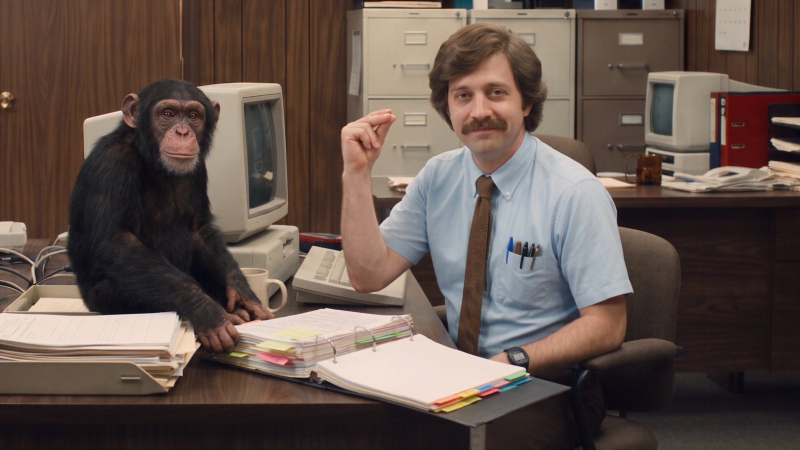
#> input picture library/packs/stills/collage-a.jpg, 1600 x 900 px, found by its file name (shown at 1/2 size)
$ python -i oss_previews.py   (imports and definitions only)
#> lines starting #> are read from the running program, lines starting #| are printed output that depends on the picture
"""Previews for the kit pieces made with open-source engines (kinds webfx, spring, physics, gltransition in
library/kit.json), without After Effects: each one is drawn by the same engine its MCP tool uses. Writes
library/gifs/kit-<kind>/<slug>.gif (240x135, 80 ms a frame, like tools/kit_gifs.py) and <slug>_md.png (480x270).

Usage: python tools/oss_previews.py [kind ...]   (default: all four; NAMES="a,b" limits it to some pieces)
"""
import io, json, math, os, pathlib, re, subprocess, sys, tempfile
from PIL import Image, ImageDraw, ImageFont

ROOT = pathlib.Path(__file__).resolve().parent.parent; sys.path.insert(0, str(ROOT / "tools"))
PINE, SEA, SPARK, CLOUD, MINT, CORAL, INK = "#0A211F", "#174A46", "#D8FF85", "#F7F9F2", "#9FD8C2", "#FF8A6B", "#04120F"
W, H, N = 960, 540, 30
STILLS = ROOT / "library/packs/stills"


def still(name, dim=.45, blur=0):
    """A tutorial still as the ground of an effect (the effects are After Effects assets: they sit over footage)."""
#> called with name = '../library/packs/stills/collage-a.jpg', dim = 0.45, blur = 0
    from PIL import ImageFilter
    from PIL import ImageOps; im = ImageOps.fit(Image.open(STILLS / name).convert("RGB"), (W, H), Image.LANCZOS)   # cropped, never stretched
#> after `im = ImageOps.fit(Image.open(STILLS / name).convert('RGB'), (W, H), Im`:
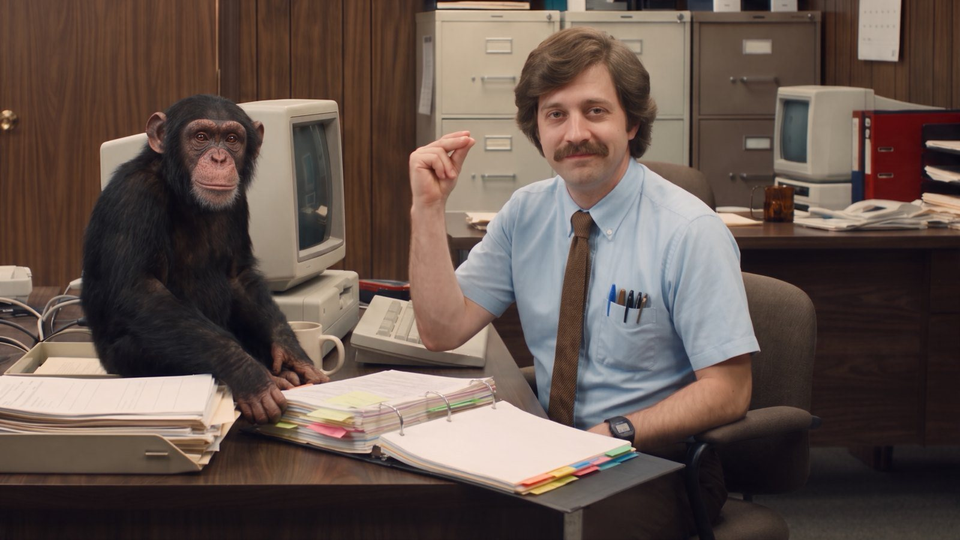
#> im: PIL image 960x540 RGB; mean R, G, B 99.7, 83.9, 76.7
    if blur: im = im.filter(ImageFilter.GaussianBlur(blur))
    return Image.blend(im, Image.new("RGB", (W, H), PINE), dim)
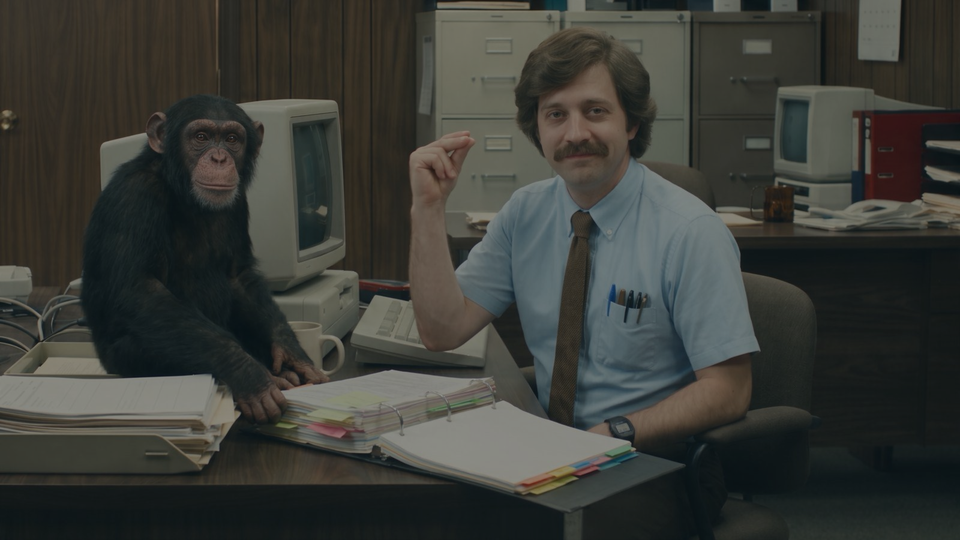
#> returned value: PIL image 960x540 RGB; mean R, G, B 58.9, 60.5, 55.6
FONT = str(ROOT / "assets/fonts/InterTight[wght].ttf")


def slug(s): return re.sub(r"^-|-$", "", re.sub(r"[^a-z0-9]+", "-", s.lower().replace("__", "-")))   # as panel/js/app.js
# [19 lines left out: functions font, save, not called in this run]


def card(text, bg, fg, size=(W, H), px=46):
    im = Image.new("RGB", size, bg); d = ImageDraw.Draw(im); f = font(px)
    d.text((size[0] / 2, size[1] / 2), text, font=f, fill=fg, anchor="mm"); return im


# ---------------------------------------------------------------- fx: the web FX pages, over pine
GROUND = {"confetti": "playful.jpg", "fireworks": "elegant.jpg", "sparks": "dynamic.jpg", "helix3d": None, "drop3d": None, "flowfield": None, "gradient": None}


# [92 lines left out: functions fx_frames, scribble_frames, do_fx, do_spring, do_physics, do_gl, not called in this run]


# [5 lines not run here, left out]

>>> result = still('../library/packs/stills/collage-a.jpg')

$ run again, on aaron.png
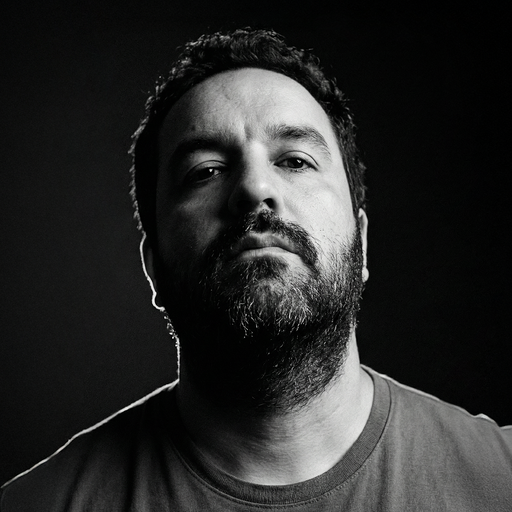
#> input picture aaron.png, 512 x 512 px, found by its file name
#> in still, `im = ImageOps.fit(Image.open(STILLS / name).convert('RGB'), (W, H), Im`:
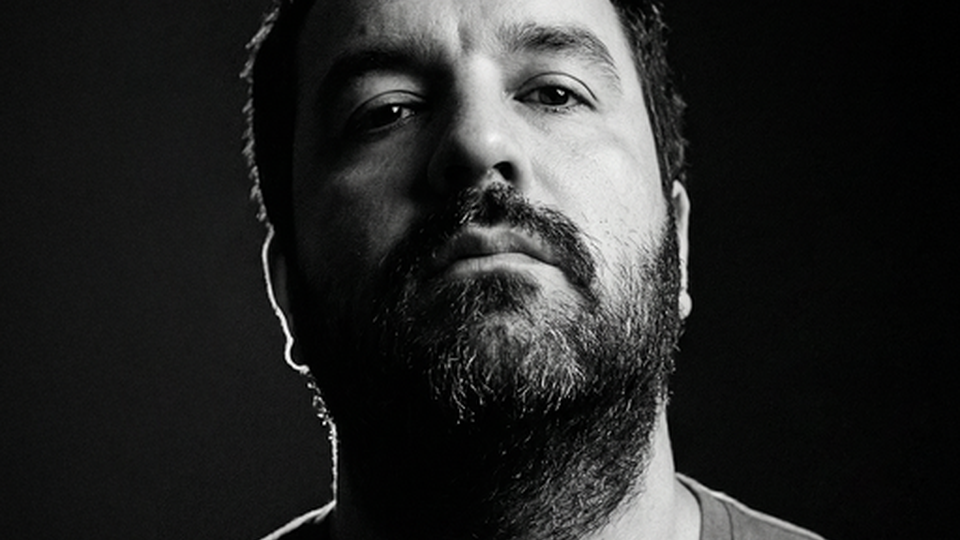
#> im: PIL image 960x540 RGB; mean R, G, B 37.7, 38.2, 37.6
#> in still, `return Image.blend(im, Image.new("RGB", (W, H), PINE), dim)`:
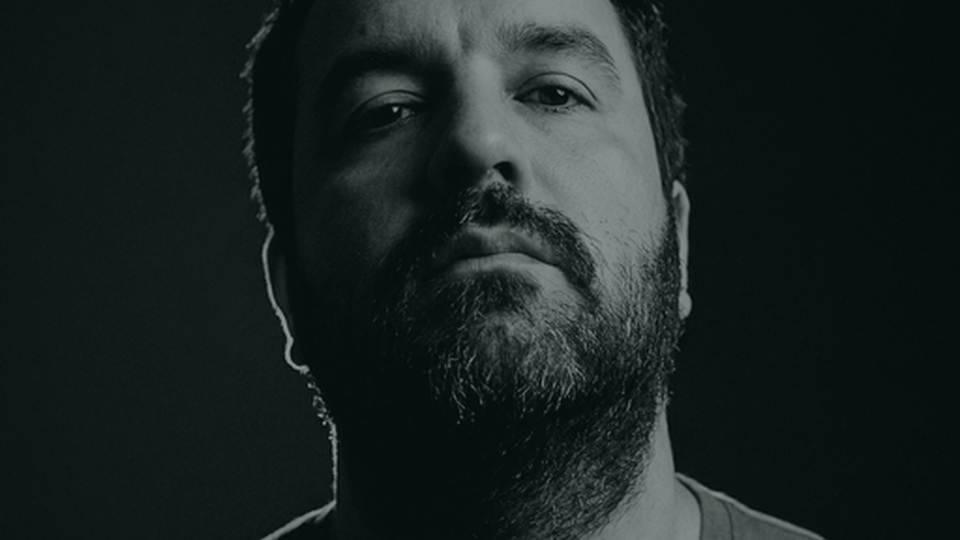
#> returned value: PIL image 960x540 RGB; mean R, G, B 24.7, 35.4, 34.2
